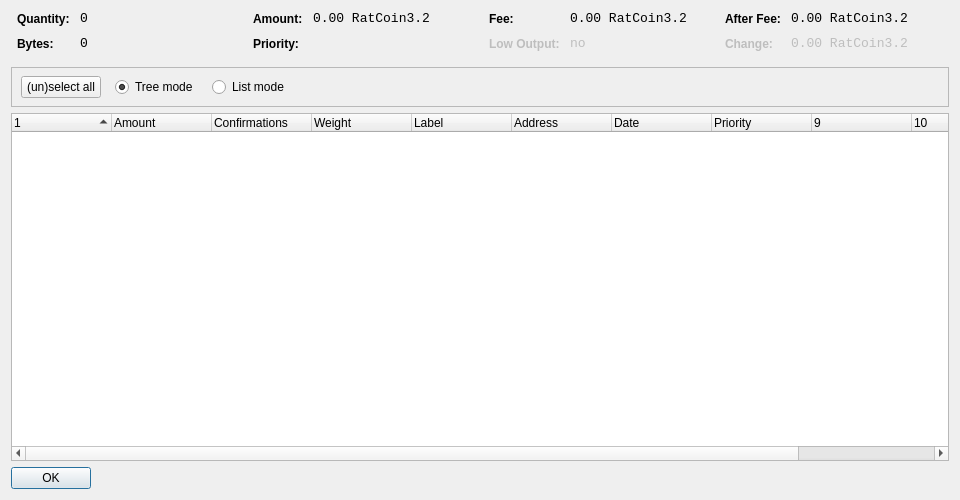
<?xml version="1.0" encoding="UTF-8"?>
<ui version="4.0">
 <class>CoinControlDialog</class>
 <widget class="QDialog" name="CoinControlDialog">
  <property name="geometry">
   <rect>
    <x>0</x>
    <y>0</y>
    <width>960</width>
    <height>500</height>
   </rect>
  </property>
  <property name="windowTitle">
   <string>Coin Control</string>
  </property>
  <layout class="QVBoxLayout" name="verticalLayout">
   <item>
    <layout class="QHBoxLayout" name="horizontalLayoutTop" stretch="0,0,0,0">
     <property name="topMargin">
      <number>0</number>
     </property>
     <property name="bottomMargin">
      <number>10</number>
     </property>
     <item>
      <layout class="QFormLayout" name="formLayoutCoinControl1">
       <property name="horizontalSpacing">
        <number>10</number>
       </property>
       <property name="verticalSpacing">
        <number>10</number>
       </property>
       <property name="leftMargin">
        <number>6</number>
       </property>
       <property name="rightMargin">
        <number>6</number>
       </property>
       <item row="0" column="0">
        <widget class="QLabel" name="labelCoinControlQuantityText">
         <property name="styleSheet">
          <string notr="true">font-weight:bold;</string>
         </property>
         <property name="text">
          <string>Quantity:</string>
         </property>
        </widget>
       </item>
       <item row="0" column="1">
        <widget class="QLabel" name="labelCoinControlQuantity">
         <property name="font">
          <font>
           <family>Monospace</family>
           <pointsize>10</pointsize>
          </font>
         </property>
         <property name="cursor">
          <cursorShape>IBeamCursor</cursorShape>
         </property>
         <property name="contextMenuPolicy">
          <enum>Qt::ActionsContextMenu</enum>
         </property>
         <property name="text">
          <string notr="true">0</string>
         </property>
         <property name="textInteractionFlags">
          <set>Qt::LinksAccessibleByMouse|Qt::TextSelectableByKeyboard|Qt::TextSelectableByMouse</set>
         </property>
        </widget>
       </item>
       <item row="1" column="0">
        <widget class="QLabel" name="labelCoinControlBytesText">
         <property name="styleSheet">
          <string notr="true">font-weight:bold;</string>
         </property>
         <property name="text">
          <string>Bytes:</string>
         </property>
        </widget>
       </item>
       <item row="1" column="1">
        <widget class="QLabel" name="labelCoinControlBytes">
         <property name="font">
          <font>
           <family>Monospace</family>
           <pointsize>10</pointsize>
          </font>
         </property>
         <property name="cursor">
          <cursorShape>IBeamCursor</cursorShape>
         </property>
         <property name="contextMenuPolicy">
          <enum>Qt::ActionsContextMenu</enum>
         </property>
         <property name="text">
          <string notr="true">0</string>
         </property>
         <property name="textInteractionFlags">
          <set>Qt::LinksAccessibleByMouse|Qt::TextSelectableByKeyboard|Qt::TextSelectableByMouse</set>
         </property>
        </widget>
       </item>
      </layout>
     </item>
     <item>
      <layout class="QFormLayout" name="formLayoutCoinControl2">
       <property name="horizontalSpacing">
        <number>10</number>
       </property>
       <property name="verticalSpacing">
        <number>10</number>
       </property>
       <property name="leftMargin">
        <number>6</number>
       </property>
       <property name="rightMargin">
        <number>6</number>
       </property>
       <item row="0" column="0">
        <widget class="QLabel" name="labelCoinControlAmountText">
         <property name="styleSheet">
          <string notr="true">font-weight:bold;</string>
         </property>
         <property name="text">
          <string>Amount:</string>
         </property>
        </widget>
       </item>
       <item row="0" column="1">
        <widget class="QLabel" name="labelCoinControlAmount">
         <property name="font">
          <font>
           <family>Monospace</family>
           <pointsize>10</pointsize>
          </font>
         </property>
         <property name="cursor">
          <cursorShape>IBeamCursor</cursorShape>
         </property>
         <property name="contextMenuPolicy">
          <enum>Qt::ActionsContextMenu</enum>
         </property>
         <property name="text">
          <string notr="true">0.00 RatCoin3.2</string>

         </property>
         <property name="textInteractionFlags">
          <set>Qt::LinksAccessibleByMouse|Qt::TextSelectableByKeyboard|Qt::TextSelectableByMouse</set>
         </property>
        </widget>
       </item>
       <item row="1" column="0">
        <widget class="QLabel" name="labelCoinControlPriorityText">
         <property name="styleSheet">
          <string notr="true">font-weight:bold;</string>
         </property>
         <property name="text">
          <string>Priority:</string>
         </property>
        </widget>
       </item>
       <item row="1" column="1">
        <widget class="QLabel" name="labelCoinControlPriority">
         <property name="font">
          <font>
           <family>Monospace</family>
           <pointsize>10</pointsize>
          </font>
         </property>
         <property name="cursor">
          <cursorShape>IBeamCursor</cursorShape>
         </property>
         <property name="contextMenuPolicy">
          <enum>Qt::ActionsContextMenu</enum>
         </property>
         <property name="text">
          <string/>
         </property>
         <property name="textInteractionFlags">
          <set>Qt::LinksAccessibleByMouse|Qt::TextSelectableByKeyboard|Qt::TextSelectableByMouse</set>
         </property>
        </widget>
       </item>
      </layout>
     </item>
     <item>
      <layout class="QFormLayout" name="formLayoutCoinControl3">
       <property name="horizontalSpacing">
        <number>10</number>
       </property>
       <property name="verticalSpacing">
        <number>10</number>
       </property>
       <property name="leftMargin">
        <number>6</number>
       </property>
       <property name="rightMargin">
        <number>6</number>
       </property>
       <item row="0" column="0">
        <widget class="QLabel" name="labelCoinControlFeeText">
         <property name="styleSheet">
          <string notr="true">font-weight:bold;</string>
         </property>
         <property name="text">
          <string>Fee:</string>
         </property>
        </widget>
       </item>
       <item row="0" column="1">
        <widget class="QLabel" name="labelCoinControlFee">
         <property name="font">
          <font>
           <family>Monospace</family>
           <pointsize>10</pointsize>
          </font>
         </property>
         <property name="cursor">
          <cursorShape>IBeamCursor</cursorShape>
         </property>
         <property name="contextMenuPolicy">
          <enum>Qt::ActionsContextMenu</enum>
         </property>
         <property name="text">
          <string notr="true">0.00 RatCoin3.2</string>

         </property>
         <property name="textInteractionFlags">
          <set>Qt::LinksAccessibleByMouse|Qt::TextSelectableByKeyboard|Qt::TextSelectableByMouse</set>
         </property>
        </widget>
       </item>
       <item row="1" column="0">
        <widget class="QLabel" name="labelCoinControlLowOutputText">
         <property name="enabled">
          <bool>false</bool>
         </property>
         <property name="styleSheet">
          <string notr="true">font-weight:bold;</string>
         </property>
         <property name="text">
          <string>Low Output:</string>
         </property>
        </widget>
       </item>
       <item row="1" column="1">
        <widget class="QLabel" name="labelCoinControlLowOutput">
         <property name="enabled">
          <bool>false</bool>
         </property>
         <property name="font">
          <font>
           <family>Monospace</family>
           <pointsize>10</pointsize>
          </font>
         </property>
         <property name="cursor">
          <cursorShape>IBeamCursor</cursorShape>
         </property>
         <property name="contextMenuPolicy">
          <enum>Qt::ActionsContextMenu</enum>
         </property>
         <property name="text">
          <string notr="true">no</string>
         </property>
         <property name="textInteractionFlags">
          <set>Qt::LinksAccessibleByMouse|Qt::TextSelectableByKeyboard|Qt::TextSelectableByMouse</set>
         </property>
        </widget>
       </item>
      </layout>
     </item>
     <item>
      <layout class="QFormLayout" name="formLayoutCoinControl4">
       <property name="horizontalSpacing">
        <number>10</number>
       </property>
       <property name="verticalSpacing">
        <number>10</number>
       </property>
       <property name="leftMargin">
        <number>6</number>
       </property>
       <property name="rightMargin">
        <number>6</number>
       </property>
       <item row="0" column="0">
        <widget class="QLabel" name="labelCoinControlAfterFeeText">
         <property name="styleSheet">
          <string notr="true">font-weight:bold;</string>
         </property>
         <property name="text">
          <string>After Fee:</string>
         </property>
        </widget>
       </item>
       <item row="0" column="1">
        <widget class="QLabel" name="labelCoinControlAfterFee">
         <property name="font">
          <font>
           <family>Monospace</family>
           <pointsize>10</pointsize>
          </font>
         </property>
         <property name="cursor">
          <cursorShape>IBeamCursor</cursorShape>
         </property>
         <property name="contextMenuPolicy">
          <enum>Qt::ActionsContextMenu</enum>
         </property>
         <property name="text">
          <string notr="true">0.00 RatCoin3.2</string>

         </property>
         <property name="textInteractionFlags">
          <set>Qt::LinksAccessibleByMouse|Qt::TextSelectableByKeyboard|Qt::TextSelectableByMouse</set>
         </property>
        </widget>
       </item>
       <item row="1" column="0">
        <widget class="QLabel" name="labelCoinControlChangeText">
         <property name="enabled">
          <bool>false</bool>
         </property>
         <property name="styleSheet">
          <string notr="true">font-weight:bold;</string>
         </property>
         <property name="text">
          <string>Change:</string>
         </property>
        </widget>
       </item>
       <item row="1" column="1">
        <widget class="QLabel" name="labelCoinControlChange">
         <property name="enabled">
          <bool>false</bool>
         </property>
         <property name="font">
          <font>
           <family>Monospace</family>
           <pointsize>10</pointsize>
          </font>
         </property>
         <property name="cursor">
          <cursorShape>IBeamCursor</cursorShape>
         </property>
         <property name="contextMenuPolicy">
          <enum>Qt::ActionsContextMenu</enum>
         </property>
         <property name="text">
          <string notr="true">0.00 RatCoin3.2</string>

         </property>
         <property name="textInteractionFlags">
          <set>Qt::LinksAccessibleByMouse|Qt::TextSelectableByKeyboard|Qt::TextSelectableByMouse</set>
         </property>
        </widget>
       </item>
      </layout>
     </item>
    </layout>
   </item>
   <item>
    <widget class="QFrame" name="frame">
     <property name="minimumSize">
      <size>
       <width>0</width>
       <height>40</height>
      </size>
     </property>
     <property name="frameShape">
      <enum>QFrame::StyledPanel</enum>
     </property>
     <property name="frameShadow">
      <enum>QFrame::Sunken</enum>
     </property>
     <widget class="QWidget" name="horizontalLayoutWidget">
      <property name="geometry">
       <rect>
        <x>10</x>
        <y>0</y>
        <width>781</width>
        <height>41</height>
       </rect>
      </property>
      <layout class="QHBoxLayout" name="horizontalLayoutPanel" stretch="0,0,0,0,0">
       <property name="spacing">
        <number>14</number>
       </property>
       <item>
        <widget class="QPushButton" name="pushButtonSelectAll">
         <property name="sizePolicy">
          <sizepolicy hsizetype="Maximum" vsizetype="Fixed">
           <horstretch>0</horstretch>
           <verstretch>0</verstretch>
          </sizepolicy>
         </property>
         <property name="text">
          <string>(un)select all</string>
         </property>
        </widget>
       </item>
       <item>
        <widget class="QRadioButton" name="radioTreeMode">
         <property name="sizePolicy">
          <sizepolicy hsizetype="Maximum" vsizetype="Fixed">
           <horstretch>0</horstretch>
           <verstretch>0</verstretch>
          </sizepolicy>
         </property>
         <property name="text">
          <string>Tree mode</string>
         </property>
         <property name="checked">
          <bool>true</bool>
         </property>
        </widget>
       </item>
       <item>
        <widget class="QRadioButton" name="radioListMode">
         <property name="sizePolicy">
          <sizepolicy hsizetype="Maximum" vsizetype="Fixed">
           <horstretch>0</horstretch>
           <verstretch>0</verstretch>
          </sizepolicy>
         </property>
         <property name="text">
          <string>List mode</string>
         </property>
        </widget>
       </item>
       <item>
        <spacer name="horizontalSpacer">
         <property name="orientation">
          <enum>Qt::Horizontal</enum>
         </property>
         <property name="sizeHint" stdset="0">
          <size>
           <width>40</width>
           <height>20</height>
          </size>
         </property>
        </spacer>
       </item>
      </layout>
     </widget>
    </widget>
   </item>
   <item>
    <widget class="CoinControlTreeWidget" name="treeWidget">
     <property name="contextMenuPolicy">
      <enum>Qt::CustomContextMenu</enum>
     </property>
     <property name="sortingEnabled">
      <bool>false</bool>
     </property>
     <property name="columnCount">
      <number>11</number>
     </property>
     <attribute name="headerShowSortIndicator" stdset="0">
      <bool>true</bool>
     </attribute>
     <attribute name="headerStretchLastSection">
      <bool>false</bool>
     </attribute>
     <column>
      <property name="text">
       <string/>
      </property>
     </column>
     <column>
      <property name="text">
       <string>Amount</string>
      </property>
     </column>
     <column>
      <property name="text">
       <string>Confirmations</string>
      </property>
      <property name="toolTip">
       <string>Confirmed</string>
      </property>
     </column>
     <column>
      <property name="text">
       <string>Weight</string>
      </property>
     </column>	 	 
     <column>
      <property name="text">
       <string>Label</string>
      </property>
     </column>
     <column>
      <property name="text">
       <string>Address</string>
      </property>
     </column>
     <column>
      <property name="text">
       <string>Date</string>
      </property>
     </column>
     <column>
      <property name="text">
       <string>Priority</string>
      </property>
     </column>
     <column>
      <property name="text">
       <string/>
      </property>
     </column>
     <column>
      <property name="text">
       <string/>
      </property>
     </column>
     <column>
      <property name="text">
       <string/>
      </property>
     </column>
     <column>
      <property name="text">
       <string/>
      </property>
     </column>
    </widget>
   </item>
   <item>
    <widget class="QDialogButtonBox" name="buttonBox">
     <property name="sizePolicy">
      <sizepolicy hsizetype="Maximum" vsizetype="Fixed">
       <horstretch>0</horstretch>
       <verstretch>0</verstretch>
      </sizepolicy>
     </property>
     <property name="orientation">
      <enum>Qt::Horizontal</enum>
     </property>
     <property name="standardButtons">
      <set>QDialogButtonBox::Ok</set>
     </property>
    </widget>
   </item>
  </layout>
 </widget>
 <customwidgets>
  <customwidget>
   <class>CoinControlTreeWidget</class>
   <extends>QTreeWidget</extends>
   <header>coincontroltreewidget.h</header>
  </customwidget>
 </customwidgets>
 <resources/>
 <connections/>
</ui>
